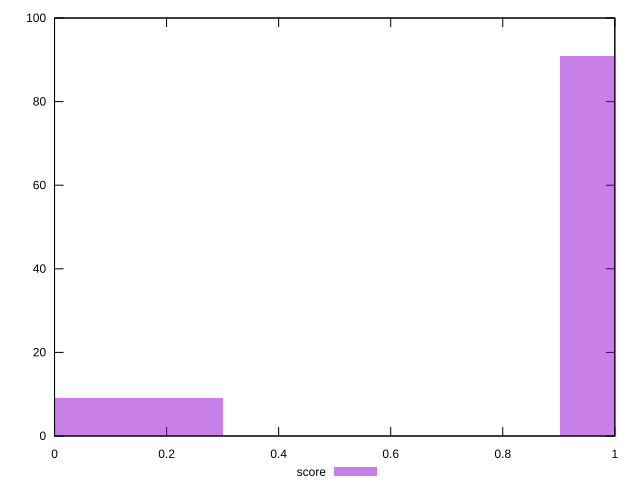

Generate this figure with gnuplot:
reset

$score <<EOF
1.2029995492890326 91
0 9
EOF

set key outside below
set boxwidth 0.6014997746445163
set xrange [0:1]
set yrange [0:100]
set trange [0:100]
set style fill transparent solid 0.5 noborder
set terminal svg size 640, 490 enhanced background rgb 'white'
set output "reports/report_00028_2021-02-24T12-49-42.674Z/server-response-time/samples/card/score/histogram.svg"

plot $score title "score" with boxes

reset
